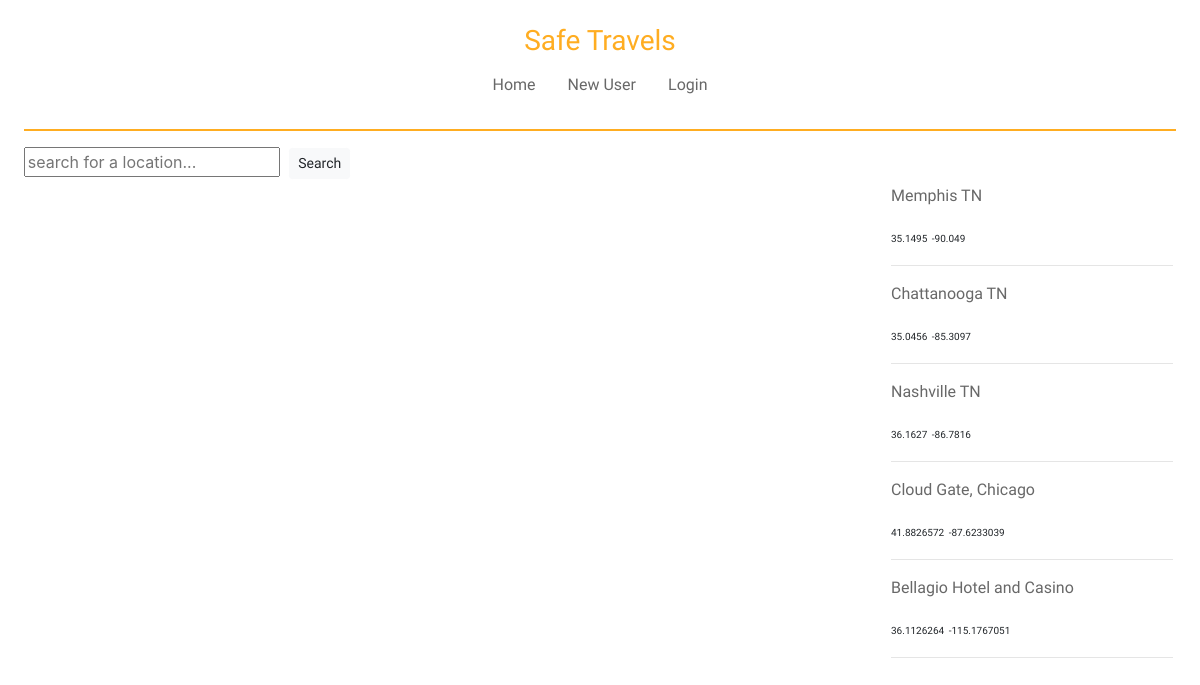
/, run on an earlier commit of the app's database.
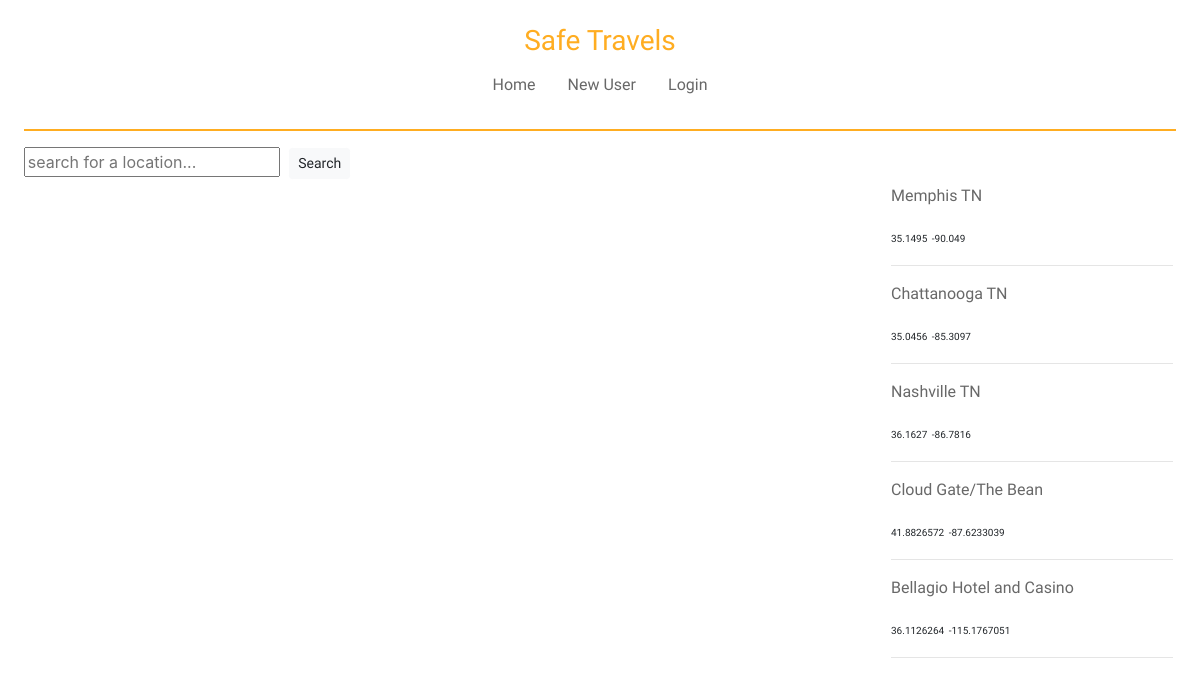
And on a later commit of the database.
### travelApp/models.py (models this page shows, shortened)
class LocationLog(models.Model):
    location = models.CharField(max_length=500, default='')
    location_lat = models.FloatField(default=0)
    location_long = models.FloatField(default=0)
    date_of_visit = models.DateField(default=date.today)
    summary = models.TextField(default='')
    safety = models.PositiveSmallIntegerField(default=1)
    affordability = models.PositiveSmallIntegerField(default=1)
    accessibility = models.PositiveSmallIntegerField(default=1)
    image = models.ImageField(upload_to='images', null=True, blank=True)
    userModel_fk = models.ForeignKey(UserModel, on_delete=models.CASCADE, null=True, blank=True)

### travelApp/views.py (the view)
# urls.py: path('', views.index, name='index'),
def index(request):
    locationLogs = LocationLog.objects.all()
    context = {
        'allLogs': locationLogs
    }
    return render(request, 'travelApp/index.html', context)

### travelApp/templates/travelApp/index.html (shortened to what this page needs)
{% extends 'travelApp/base.html' %}
{% block content %}
<form class="searchBar" action="{% url 'searchLocation' %}" method="POST">
    <input type="text" name="searchBar" placeholder="search for a location...">
    <button type="submit" class="btn btn-light btn-sm">Search</button>
</form>
<div class="mapAndLogs">
    <div id="map"></div>
    <div class="listLogs">
        {% for logs in allLogs %}
        <a href="{% url 'logDetails' logs.id %}"><p class="locationName">{{logs.location}}</p></a>
        <p class="lat">{{logs.location_lat}}</p>
        <p class="long">{{logs.location_long}}</p>
        <hr>
        {% endfor %}
    </div>
</div>
{% endblock %}

What changed in the data, as far as the page shows it:
changed LocationLog: location "Cloud Gate, Chicago" → "Cloud Gate/The Bean"
